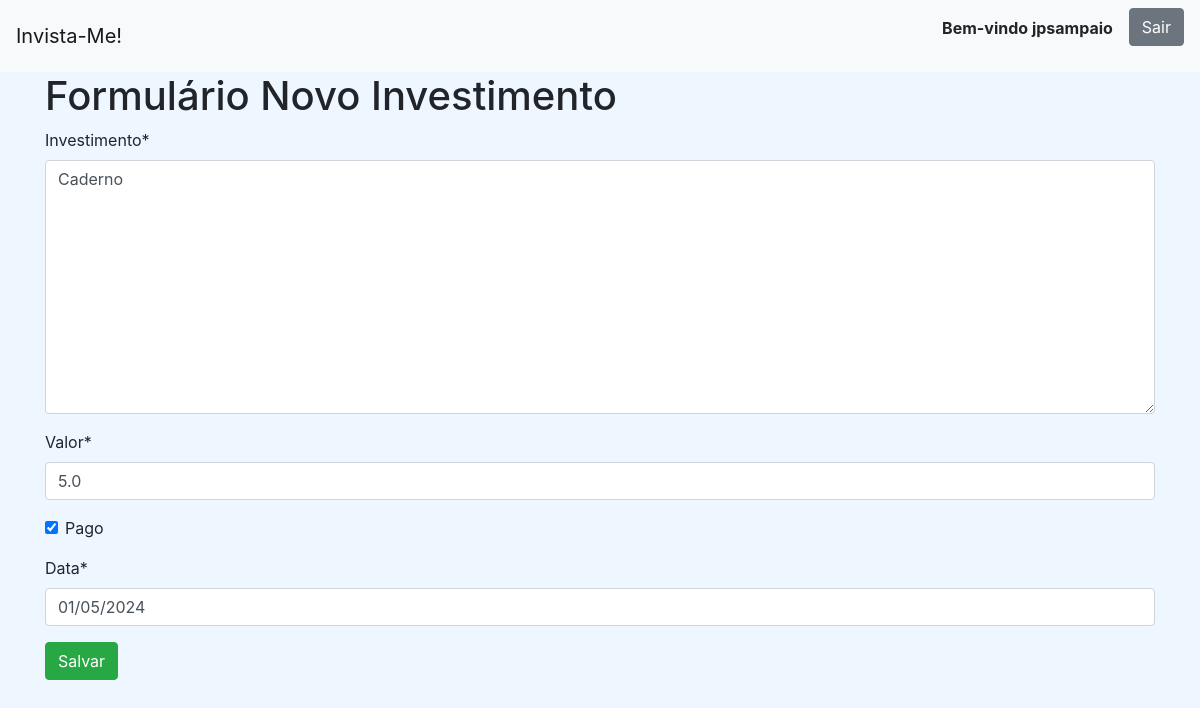
The app's page /novo_investimentos/1 (signed in) with its own data.
### invista_me/models.py (models this page shows)
class Investimentos(models.Model):
    Investimento = models.TextField(max_length=255)
    valor = models.FloatField()
    pago = models.BooleanField(default=False)
    data = models.DateField(default=datetime.now)

### invista_me/views.py (the view)
# urls.py: path('novo_investimentos/<int:id_investimento>', invista_me_views.editar, name='editar'),
@login_required
def editar(request, id_investimento):
    investimentos = Investimentos.objects.get(pk=id_investimento)
    if request.method == 'GET':
        formulario = InvestimentosForm(instance=investimentos)
        return render(request, 'investimentos/novo_investimento.html', {'formulario': formulario})
    else:
        formulario = InvestimentosForm(request.POST, instance=investimentos)
        if formulario.is_valid():
            formulario.save()
        return redirect('lista_investimentos')

### invista_me/forms.py
class InvestimentosForm(ModelForm):
    class Meta:
        model = Investimentos
        fields = '__all__'

### invista_me/templates/investimentos/novo_investimento.html (shortened to what this page needs)
<!DOCTYPE html>
<html lang="pt-br">
<head>
</head>
<body>
    {% extends 'investimentos/base.html' %}
    {% block conteudo %}
    {% load crispy_forms_tags %}
    <div class="container">
        <h1>Formulário Novo Investimento</h1>
        <form method="post">
            {{ formulario | crispy }}
            <button class="btn btn-success" type="submit">Salvar</button>
        </form>
    </div>
    {% endblock %}

### invista_me/templates/investimentos/base.html (shortened to what this page needs)
<!doctype html>
<html lang="pt-br">
  <head>
    <link rel="stylesheet" href="https://cdn.jsdelivr.net/npm/bootstrap@4.6.2/dist/css/bootstrap.min.css">
  </head>
  <body style="background-color: rgba(190, 224, 255, 0.253);">
    <nav class="navbar navbar-light bg-light">
        <a class="navbar-brand" href="{% url 'lista_investimentos' %}">Invista-Me!</a>
        <ul style="list-style: none;">
        {% if user.is_authenticated %}
          <li style="float: left;">
            <strong class="nav-item nav-link">Bem-vindo {{ user.get_username }}</strong>
          </li>
          <li style="float: left;">
            <form action="{% url 'logout' %}" method="post">
              <button class="btn btn-secondary">Sair</button>
            </form>
          </li>
        {% endif %}
        </ul>
    </nav>
    {% block conteudo %}
    {% endblock %}
  </body>
</html>

### records on screen
Investimentos: Investimento "Caderno", valor "5.0", pago "☑", data "01/05/2024"

### other values on screen
{{ user.get_username }} "jpsampaio"
